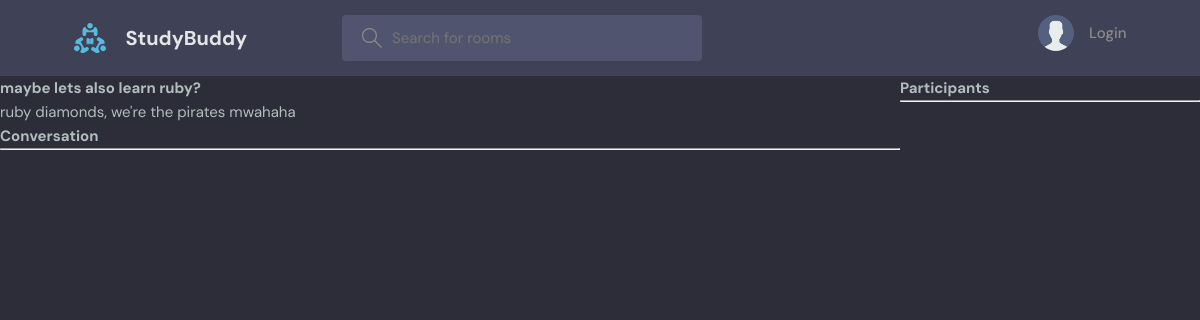
/room/2/, run on an earlier commit of the app's database.
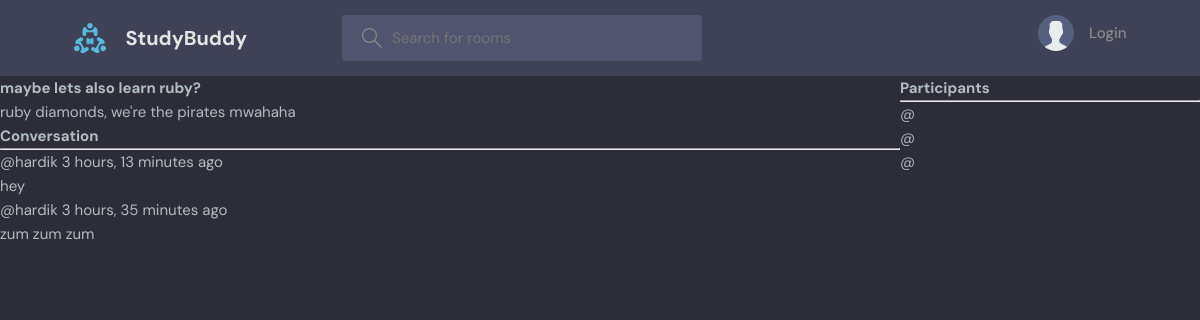
And on a later commit of the database.
### base/models.py (models this page shows, shortened)
class Room(models.Model):
    host = models.ForeignKey(User, on_delete=models.SET_NULL, null=True)
    topic = models.ForeignKey(Topic, on_delete=models.SET_NULL, null=True)
    name = models.CharField(max_length=200)
    description = models.TextField(null=True, blank=True)
    participants = models.ManyToManyField(User, related_name='participants', blank=True)
    updated = models.DateTimeField(auto_now=True)
    created = models.DateTimeField(auto_now_add=True)
    class Meta:
        ordering = ['-updated', '-created']

class Message(models.Model):
    user = models.ForeignKey(User, on_delete=models.CASCADE)
    room = models.ForeignKey(Room, on_delete=models.CASCADE)
    body = models.TextField()
    updated = models.DateTimeField(auto_now=True)
    created = models.DateTimeField(auto_now_add=True)
    class Meta:
        ordering = ['-updated', '-created']

### base/views.py (the view, shortened to what this page needs)
# urls.py: path('room/<str:pk>/', views.room, name="room"),
def room(request, pk):
    room = Room.objects.get(id=pk)
    room_messages = room.message_set.all() # children of model Message being accessed by _set
    participants = room.participants.all()
    context = {'room': room, 'room_messages': room_messages, 'participants': participants}
    return render(request, 'base/room.html', context)

### base/templates/base/room.html (shortened to what this page needs)
{% extends 'main.html' %}
{% block content %}
<div class="room-container">
    <div>
        <h1>{{room.name}}</h1>
        <p>{{room.description}}</p>
        <div class="comment-wrapper">
            <h3>Conversation</h3>
            <hr>
            {% for message in room_messages %}
                <div>
                    <small>@{{message.user}}  {{message.created|timesince}} ago</small>
                    <p>{{message.body}}</p>
                </div>
            {% endfor %}
        </div>
    </div>
    <div>
        <h3>Participants</h3>
        <hr>
        {% for participant in participants%}
            <p>@{{user.username}}</p>
        {% endfor %}
    </div>
</div>
{% endblock content %}

### templates/main.html (shortened to what this page needs)
<!DOCTYPE html>
{% load static %}
<html lang="en">
  <head>
    <link rel="stylesheet" href="{% static 'styles/style.css' %}" />
  </head>
  <body>
    {% include 'navbar.html' %}
    {% block content %}
    {% endblock %}
  </body>
</html>

### templates/navbar.html (shortened to what this page needs)
{% load static %}
<header class="header header--loggedIn">
  <div class="container">
    <a href="{% url 'home' %}" class="header__logo">
      <img src="{% static 'images/logo.svg' %}" />
      <h1>StudyBuddy</h1>
    </a>
    <form class="header__search" method="GET" action="{% url 'home' %}">
      <label>
        <input name=q placeholder="Search for rooms" />
      </label>
    </form>
    <nav class="header__menu">
      {% if request.user.is_authenticated %}
        <div class="header__user">
          <a href="profile.html">
            <div class="avatar avatar--medium active">
              <img src="https://randomuser.me/api/portraits/men/37.jpg" />
            </div>
            <p>{{request.user.username}}<span>@{{request.user.username}}</span></p>
          </a>
          <button class="dropdown-button">
            <svg version="1.1" xmlns="http://www.w3.org/2000/svg" width="32" height="32" viewBox="0 0 32 32">
              <title>chevron-down</title>
              <path d="M16 21l-13-13h-3l16 16 16-16h-3l-13 13z"></path>
            </svg>
          </button>
        </div>
      {% else %}
        <a href="{% url 'login' %}">
          <img src="{% static 'images/avatar.svg' %}" />
          <p>Login</p>
        </a>
      {% endif %}
    </nav>
  </div>
</header>

### static/styles/style.css (style rules this page uses)
:root { --color-main: #71c6dd; --color-main-light: #e1f6fb; --color-dark: #3f4156; --color-dark-medium: #51546e; --color-dark-light: #696d97; --color-light: #e5e5e5; --color-gray: #8b8b8b; --color-light-gray: #b2bdbd; --color-bg: #2d2d39; --color-success: #5dd693; --color-error: #fc4b0b; }
* { font-family: "DM Sans", -apple-system, BlinkMacSystemFont, "Segoe UI", Roboto, Oxygen, Ubuntu, Cantarell, "Open Sans", "Helvetica Neue", sans-serif; margin: 0; padding: 0; box-sizing: border-box; text-rendering: optimizeLegibility; font-size: inherit; }
html { font-size: 56.25%; }
@media only screen and (min-width: 1200px) { html { font-size: 62.5%; } }
body { line-height: 1.6; font-weight: 400; font-size: 1.5rem; color: var(--color-light-gray); background-color: var(--color-bg); min-height: 100vh; }
img { width: 100%; }
a { display: inline-block; color: var(--color-main); text-decoration: none; }
.container { max-width: 120rem; width: 90%; margin: auto; }
.header { padding: 1.5rem; background-color: var(--color-dark); }
.header > .container { display: flex; gap: 9.5rem; }
.header__logo, .header__user { display: flex; gap: 2rem; align-items: center; }
.header__logo > img { height: 3.2rem; width: 3.2rem; }
.header__logo > h1 { font-weight: 700; font-size: 2rem; color: var(--color-light); }
.header__search > label { background-color: var(--color-dark-medium); padding: 1.3rem 1rem; display: flex; align-items: center; gap: 1rem; border-radius: 4px; }
.header__search svg { fill: var(--color-gray); width: 2rem; height: 2rem; margin-left: 1rem; }
.header__search input { width: 30rem; background: transparent; border: none; outline: none; color: var(--color-light); }
.header__menu { margin-left: auto; position: relative; }
.header__menu a { display: flex; gap: 1.5rem; align-items: center; font-weight: 500; text-decoration: none; color: var(--color-gray); }
.header__menu img { height: 3.6rem; }
.header__menu p { line-height: 1.2; }

### base/templates/base/room.html (style rules this page uses)
.room-container { display: grid; grid-template-columns: 3fr 1fr; }

What changed in the data, as far as the page shows it:
added Message: user "hardik", created "3 hours, 13 minutes", body "hey"
added Message: user "hardik", created "3 hours, 35 minutes", body "zum zum zum"
